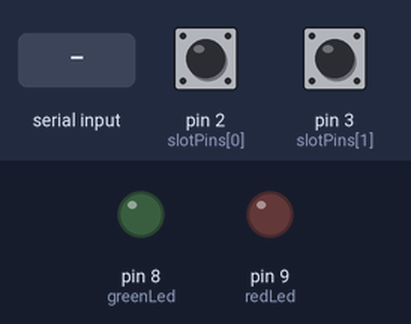
The sketch below on a simulated Arduino Uno, built with avr-gcc and run on an emulated ATmega328P. Parts: output pins drawn as LEDs (lit = HIGH). The test bench sets the inputs (shaded band); at power-on: pin 2 (slotPins[0]) HIGH, pin 3 (slotPins[1]) HIGH. What the sketch prints to the serial monitor is not drawn.

Above: at 1.2 s.
1.3 s: "CORRECT\n" received over Serial
At 2.4 s:
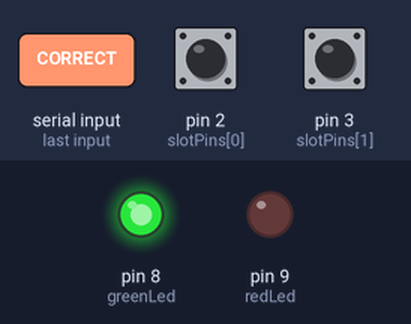
2.8 s: "WRONG\n" received over Serial
At 3.5 s:
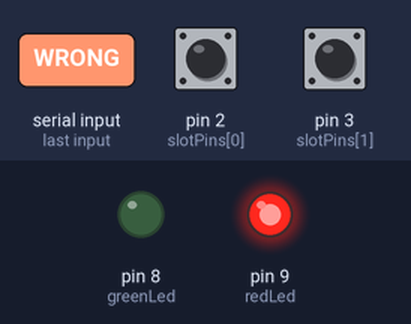
4.3 s: "WAIT\n" received over Serial
At 4.8 s:
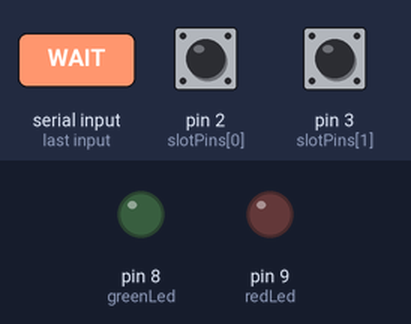
Timing chart, 0 to 7.3 s (numbered marks = the images above; inputs shaded):
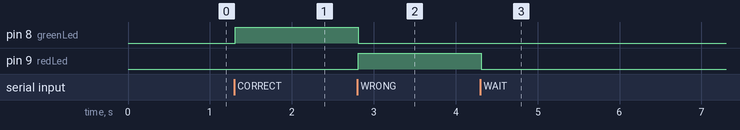

Measured:
- after the input at 1.3 s, pin 8 (greenLed): LOW → HIGH at once
- after the input at 2.8 s, pin 8 (greenLed): HIGH → LOW at once; pin 9 (redLed): LOW → HIGH at once
- after the input at 4.3 s, pin 9 (redLed): HIGH → LOW at once

The sketch:

puzzle_controller.ino
```cpp
const byte slotPins[2] = {2, 3};
const byte greenLed = 8;
const byte redLed = 9;

void setup() {
  Serial.begin(9600);
  Serial.setTimeout(10);

  // The input reads LOW when a cube bridges the foil strips.
  pinMode(slotPins[0], INPUT_PULLUP);
  pinMode(slotPins[1], INPUT_PULLUP);

  pinMode(greenLed, OUTPUT);
  pinMode(redLed, OUTPUT);
}

void loop() {
  // Send whether the left and right spaces are occupied.
  Serial.print("P:");
  Serial.print(digitalRead(slotPins[0]) == LOW ? '1' : '0');
  Serial.println(digitalRead(slotPins[1]) == LOW ? '1' : '0');

  // Receive the result from the laptop.
  if (Serial.available()) {
    String command = Serial.readStringUntil('\n');
    command.trim();

    if (command == "CORRECT") {
      digitalWrite(greenLed, HIGH);
      digitalWrite(redLed, LOW);
    } else if (command == "WRONG") {
      digitalWrite(greenLed, LOW);
      digitalWrite(redLed, HIGH);
    } else if (command == "WAIT") {
      digitalWrite(greenLed, LOW);
      digitalWrite(redLed, LOW);
    }
  }

  delay(100);
}
```
